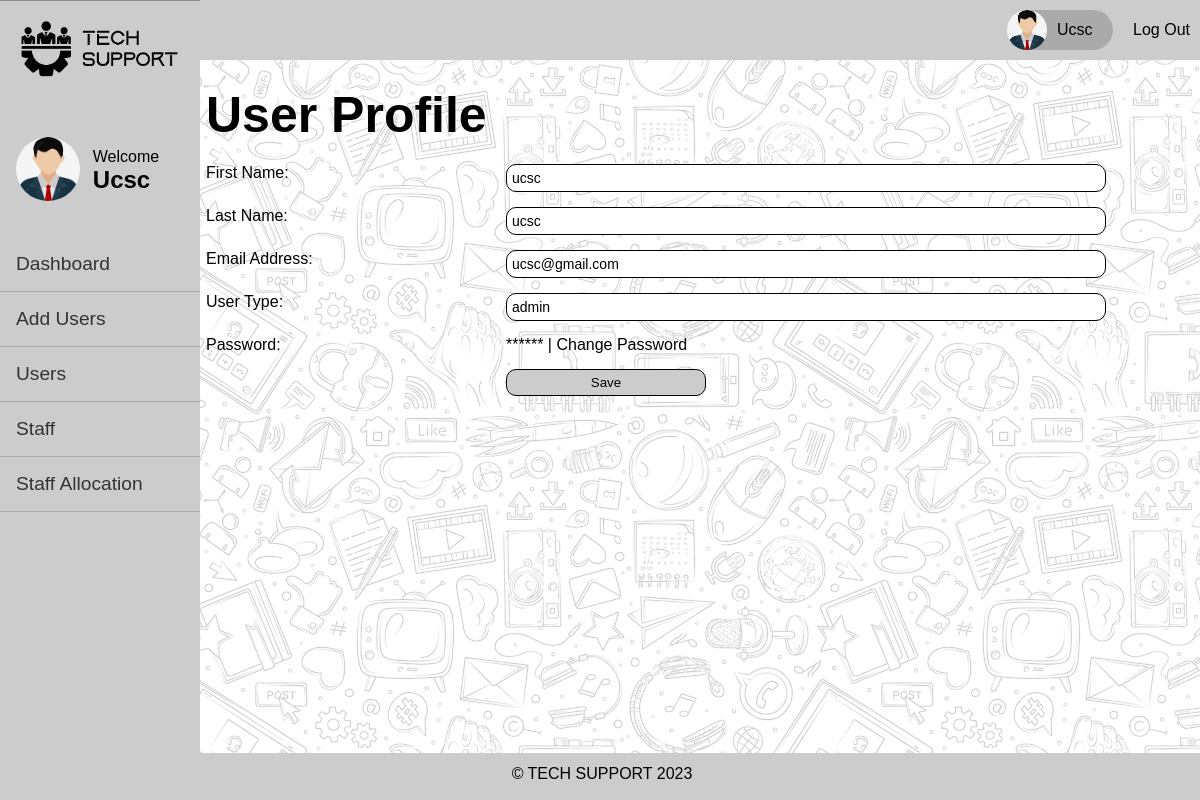
Screenshot of /profile.php (signed in) with the database file from the repository.
### tables this page shows
CREATE TABLE `tbl_user` (
  `id` int(11) NOT NULL,
  `first_name` varchar(50) NOT NULL,
  `last_name` varchar(100) NOT NULL,
  `email` varchar(100) NOT NULL,
  `password` varchar(40) NOT NULL,
  `last_login` datetime NOT NULL,
  `type` varchar(5) NOT NULL,
  `is_deleted` tinyint(1) NOT NULL
);

### profile.php (the view, shortened to what this page needs)
<?php require_once('inc/connection.php'); ?>
<?php require_once('inc/functions.php'); ?>
<?php
$user_id = '';
$first_name = '';
$last_name = '';
$email = '';
$user_type = '';
if (isset($_SESSION['user_id'])) {
	$user_id = mysqli_real_escape_string($connection, $_SESSION['user_id']);
	$query = "SELECT * FROM tbl_user WHERE id = {$user_id} LIMIT 1";
	$result_set = mysqli_query($connection, $query);
	if ($result_set) {
		if (mysqli_num_rows($result_set) == 1) {
			$result = mysqli_fetch_assoc($result_set);
			$first_name = $result['first_name'];
			$last_name = $result['last_name'];
			$email = $result['email'];
			$user_type = $result['type'];
		} else {
			header('Location: dashboard.php?err=user_not_found');
		}
	} else {
		header('Location: dashboard.php?err=query_failed');
	}
}
?>
<!DOCTYPE html>
<html lang="en">
<head>
	<link rel="stylesheet" href="css/main.css">
</head>
<body>
	<main>
		<div class="content">
			<h1>User Profile</h1>
			<form action="profile.php" method="post" class="userform">
				<p>
					<label for="">First Name:</label>
					<input type="text" name="first_name" <?php echo 'value="' . $first_name . '"'; ?>>
				</p>
				<p>
					<label for="">Last Name:</label>
					<input type="text" name="last_name" <?php echo 'value="' . $last_name . '"'; ?>>
				</p>
				<p>
					<label for="">Email Address:</label>
					<input type="text" name="email" <?php echo 'value="' . $email . '"'; ?>>
				</p>
				<p>
					<label for="">User Type:</label>
					<input type="text" id="userType" name="user_type" <?php echo 'value="' . $user_type . '"'; ?> readonly>
				</p>
				<p>
					<label for="">Password:</label>
					<span>******</span> | <a href="change-password.php?user_id=<?php echo $user_id; ?>">Change Password</a>
				</p>
				<p>
					<label for="">&nbsp;</label>
					<button type="submit" name="submit">Save</button>
				</p>
			</form>
		</div>
	</main>
</body>
</html>

### css/main.css (style rules this page uses)
* { margin: 0; }
body, html { font-family: Arial, "Helvetica Neue", Helvetica, sans-serif; font-size: 16px; height: 100%; overflow: hidden; background-image: url(../img/doodle.png); }
a { text-decoration: none; color: black; transition: all 0.3s ease 0s; }
input { border: 1px solid black; border-radius: 10px; }
.content { padding: 10px; margin-left: 15%; }
button { background-color: #ccc; border: 1px solid black; border-radius: 10px; transition: 0.3s linear; }
p { margin-bottom: 15px; }
input, select { display: block; width: 100%; padding: 5px; -webkit-box-sizing: border-box; -moz-box-sizing: border-box; box-sizing: border-box; font-size: 14px; }
button { width: 100%; padding: 5px; -webkit-box-sizing: border-box; -moz-box-sizing: border-box; box-sizing: border-box; }
main { margin: 1rem 0rem 0rem 1rem; width: 100%; }
main h1 { margin-bottom: 20px; font-size: 50px; }
form.userform label { width: 30%; float: left; }
form.userform input { width: 60%; }
form.userform button { width: 200px; }

### rows the page displays
tbl_user: first_name "ucsc", last_name "ucsc", email "ucsc@gmail.com", user_type "admin"

### other values shown
$_SESSION['first_name'] "Ucsc"
